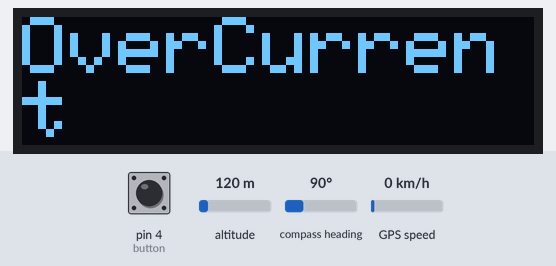
A sketch run on a simulated Arduino Uno, built with avr-gcc and run on an emulated ATmega328P. On the bench: 128×32 one-colour display. Inputs (shaded band) come from the test bench; at power-on: pin 4 (button) HIGH, altitude 120 m, compass heading 90°, GPS speed 0 km/h. The GPS gets a fix after 3 s at 37.7749, -122.4194 with 8 satellites; what the sketch prints to the serial monitor is not drawn.

Above: at 2.8 s.
2.9 s: pin 4 (button) pulled LOW for 1 s
At 3.8 s:
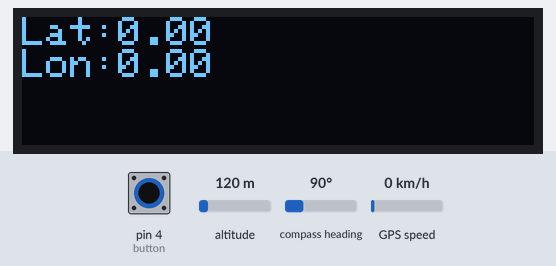
At 5.4 s:
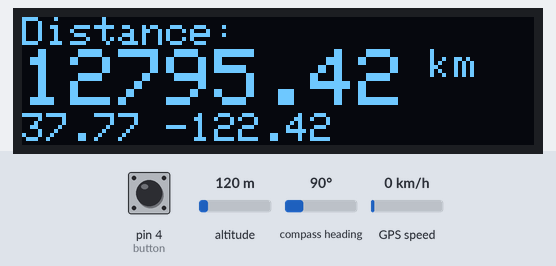
Timing chart, 0 to 6.9 s (numbered marks = the images above; inputs shaded):
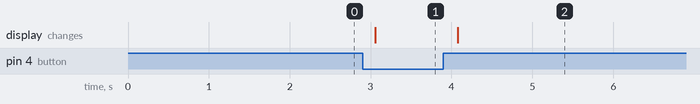

The sketch:

gps_base_distance_measurement_system.ino
```cpp
#include <SoftwareSerial.h>
#include <TinyGPS.h>
#define button 4
#include <Wire.h>
#include <Adafruit_GFX.h>
#include <Adafruit_SSD1306.h>

#define SCREEN_WIDTH 128 // OLED display width, in pixels
#define SCREEN_HEIGHT 32 // OLED display height, in pixels

float flat, flon,lat1,lon1;
unsigned long age;
bool newData = false;

TinyGPS gps;
SoftwareSerial ss(2, 3);
#define OLED_RESET -1   // Reset pin for the OLED display (not used)

Adafruit_SSD1306 display(SCREEN_WIDTH, SCREEN_HEIGHT, &Wire, OLED_RESET);

const double EARTH_RADIUS_KM = 6371.0; // Earth's radius in kilometers

// Function to convert degrees to radians
double toRadians(double degrees) {
  return degrees * PI / 180.0;
}

// Function to calculate the distance using the Haversine formula
double calculateDistance(double lat1, double lon1, double lat2, double lon2) {
  double dlat = toRadians(lat2 - lat1);
  double dlon = toRadians(lon2 - lon1);

  double a = sin(dlat / 2) * sin(dlat / 2) +
             cos(toRadians(lat1)) * cos(toRadians(lat2)) *
             sin(dlon / 2) * sin(dlon / 2);

  double c = 2 * atan2(sqrt(a), sqrt(1 - a));
  double distance = EARTH_RADIUS_KM * c;

  return distance;
}


void gps_data_update(){
    for (unsigned long start = millis(); millis() - start < 1000;)
  {
    while (ss.available())
    {
      char c = ss.read();
      // Serial.write(c); // uncomment this line if you want to see the GPS data flowing
      if (gps.encode(c)) // Did a new valid sentence come in?
        newData = true;
    }
  }

  if (newData)
  {
    gps.f_get_position(&flat, &flon, &age);
    Serial.print("LAT=");
    Serial.println(flat == TinyGPS::GPS_INVALID_F_ANGLE ? 0.0 : flat, 6);
    Serial.print(" LON=");
    Serial.println(flon == TinyGPS::GPS_INVALID_F_ANGLE ? 0.0 : flon, 6);

}}

void display_lat_lon(float lat,float lon){
  display.clearDisplay(); // Clear the display buffer
  display.setCursor(0, 0); // Set cursor position to top-left
  display.setTextSize(1);
  display.print("Lat:");
  display.print(lat);
  display.print("\n");
  display.print("Lon:");
  display.print(lon);
  display.display();
}

void display_distance(float dis){
  display.clearDisplay();
  display.setCursor(0, 0); // Set cursor position to top-left
  display.print("Distance:\n");
  display.setTextSize(2);
  display.print(dis);
  display.setTextSize(1);
  display.print(" km\n\n");
  display.print(flat);
  display.print(" ");
  display.print(flon);
  display.display();
}
void setup(){
  Serial.begin(9600);
  ss.begin(9600);
  pinMode(button,INPUT_PULLUP);
  display.begin(SSD1306_SWITCHCAPVCC, 0x3C); // Initialize the OLED display
  display.clearDisplay(); // Clear the display buffer
  display.setTextColor(WHITE); // Set text color to white
  display.setTextSize(2); // Set text size to 1
  display.setCursor(0, 0); // Set cursor position to top-left
  display.print("OverCurrent");
  display.setTextSize(1); // Set text size to 1
  display.display();
  delay(2000);
  while(1){
    gps_data_update();
    display_lat_lon(flat,flon);
    if(digitalRead(button)==0){
      lat1=flat;
      lon1=flon;
      Serial.println("button is pressed.");
      break;
    }
  }
}

void loop(){
gps_data_update();
float dis=calculateDistance(lat1,lon1,flat, flon);
Serial.print("distance:");
Serial.println(dis);
display_distance(dis);
}
```

Measured:
- after the input at 2.9 s, the display: first differs from a run without the input after 1.2 s (image 2)
